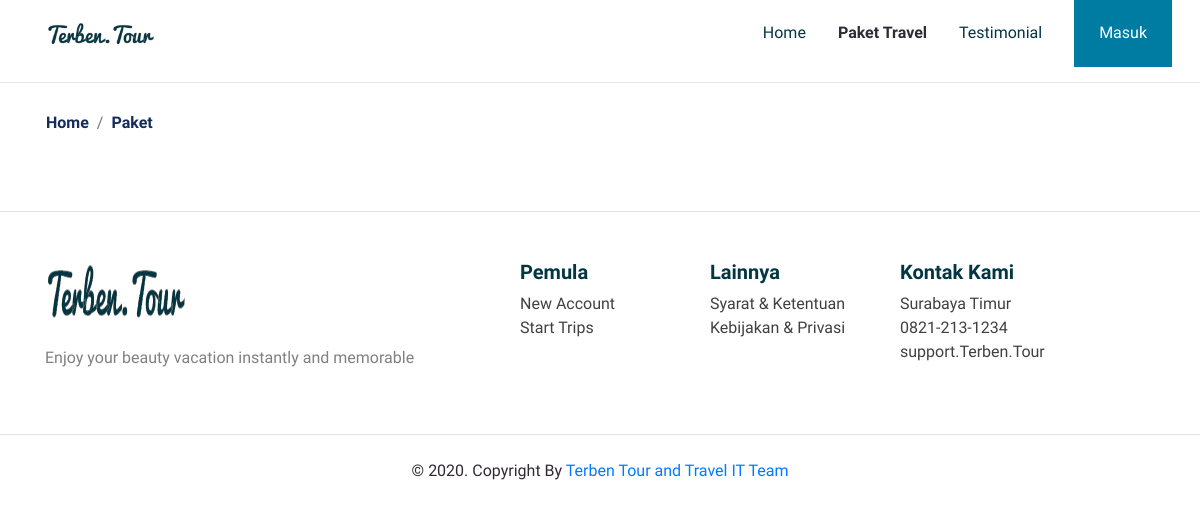
/Paket/Kategori/2, run on an earlier commit of the app's database.
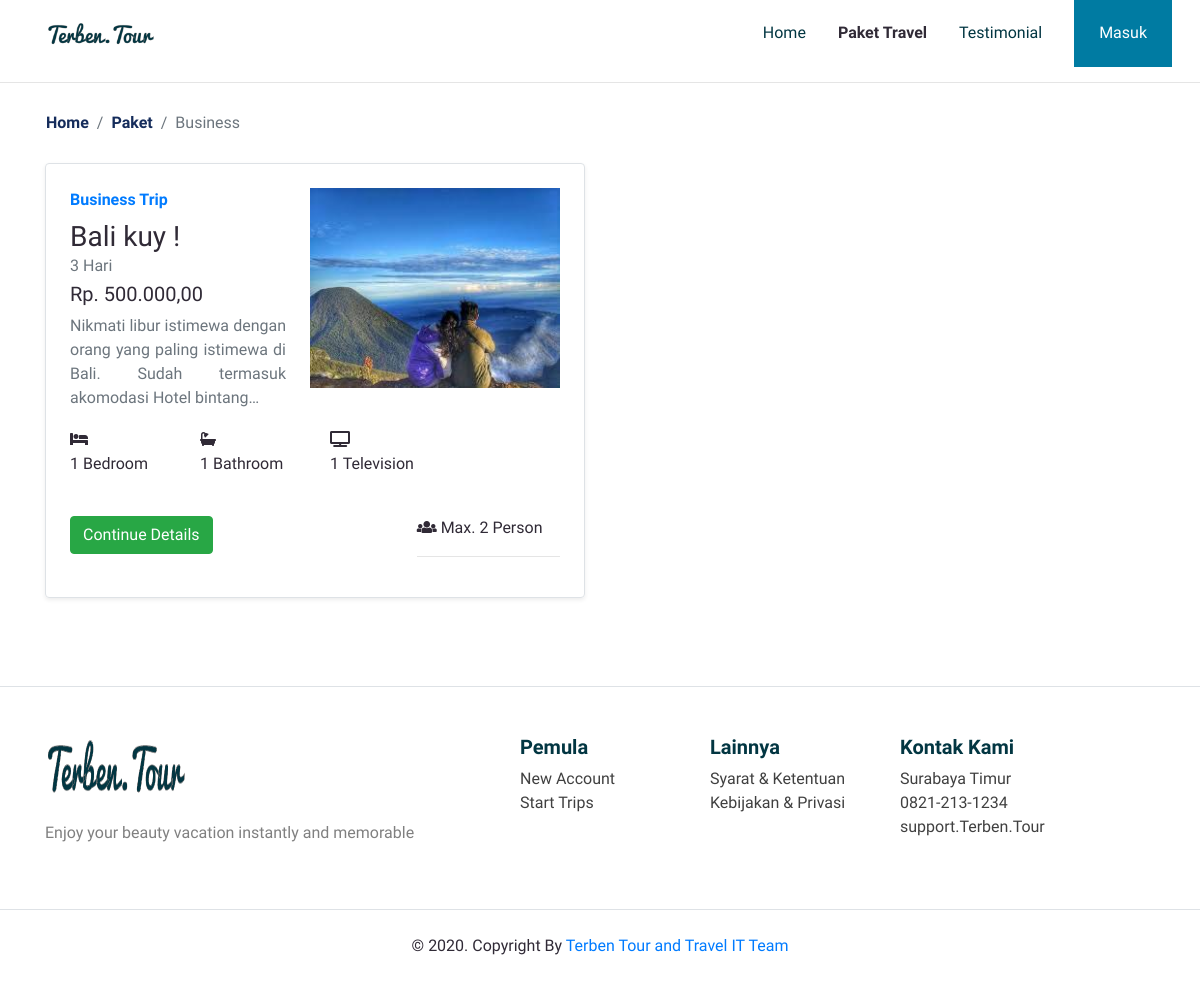
And on a later commit of the database.
### tables this page shows
CREATE TABLE `paket` (
  `paket_id` varchar(20) NOT NULL,
  `admin_id` int(11) NOT NULL,
  `kategori_id` int(11) NOT NULL,
  `img_paket` varchar(100) DEFAULT NULL,
  `judul` varchar(50) NOT NULL,
  `deskripsi` text NOT NULL,
  `max_person` int(10) NOT NULL,
  `durasi` varchar(50) NOT NULL,
  `harga` int(15) NOT NULL,
  `fas_bedroom` int(15) NOT NULL,
  `fas_bathroom` int(15) NOT NULL,
  `fas_tv` int(15) NOT NULL,
  `fas_inet` int(15) NOT NULL
);

### application/controllers/Paket.php (called while the page is built, shortened)
<?php
class Paket extends CI_Controller
{
    function __construct()
    {
      $this->load->model('M_Admin');
      $this->load->model('M_Kategori');
      $this->load->model('M_Paket');
    }
    function Kategori($kategori_id)
    {
      $data['paket'] = $this->M_Paket->getPaketKategori($kategori_id);
      $this->load->view('paket/byKategori',$data);
    }
}
 ?>

### index.php (called while the page is built, shortened)
<?php
require_once BASEPATH.'core/CodeIgniter.php';

### application/models/M_Paket.php (called while the page is built, shortened)
<?php
class M_Paket extends CI_Model
{
  function getPaketKategori($kategori_id){
  $paket = $this->db->get_where('paket',array('kategori_id'=>$kategori_id))
          ->result();
  return $paket;
  }
}
 ?>

### application/views/paket/byKategori.php (the view, shortened to what this page needs)
<!DOCTYPE html>
<html lang="en">
<head>
    <link rel="stylesheet" href="<?= base_url('assets\frontend\libraries\bootstrap\css\bootstrap.css') ?>">
    <link href="<?= base_url('assets\frontend\libraries\font-awesome-5\css\fontawesome-all.min.css') ?>" rel="stylesheet" media="all">
    <link rel="stylesheet" href="https://cdnjs.cloudflare.com/ajax/libs/font-awesome/4.7.0/css/font-awesome.min.css">
    <link rel="stylesheet" href="<?= base_url('assets\frontend\styles\main.css') ?>">
</head>
<body>
<?php $user_data = $this->session->userdata('user_data');  ?>
    <div class="container">
        <nav class="row navbar navbar-expand-lg navbar-light bg-white">
            <a href="" class="navbar-brand">
                <img src="<?= base_url('assets\frontend\images\Terben.Tour@2x.png')  ?>" alt="Logo TerbenTour">
            </a>
            <div class="collapse navbar-collapse" id="navM">
                <ul class="navbar-nav ml-auto mr-3">
                    <li class="nav-item mx-md-2">
                        <a href="<?= base_url('')  ?>" class="nav-link">Home</a>
                    </li>
                    <li class="nav-item mx-md-2">
                        <a href="#" class="nav-link  active">Paket Travel</a>
                    </li>
                    <li class="nav-item mx-md-2">
                        <a href="#" class="nav-link">Testimonial</a>
                    </li>
                </ul>
                <form class="from-inline my-2 my-lg-0 d-none d-md-block">
                    <?php
                    if (null !== $user_data) { ?>
                        <div class="dropdown">
                            <button class="btn btn-login btn-navbar-right my-2 my-sm-0 px-4"  type="button" data-toggle="dropdown">
                                <?= $user_data['email'] ?>
                                <i class="fa fa-angle-down ml-2 opacity-8"></i>
                            </button>
                            <div class="dropdown-menu">
                                <a class="dropdown-item" href="<?= base_url('User/Profile');  ?>">User Account</a>
                                <a class="dropdown-item" href="<?= base_url('User/editProfile');  ?>">Setting</a>
                                <div class="dropdown-divider"></div>
                                <a class="dropdown-item" href="#" onclick="location.href='<?= base_url('Login/logout'); ?>'" type="button">Logout</a>
                            </div>
                        </div>
                    <?php } else { ?>
                        <button class="btn btn-login btn-navbar-right my-2 my-sm-0 px-4" onclick="location.href='<?= base_url('Login'); ?>'" type="button">
                            Masuk
                        </button>
                    <?php } ?>
                </form>
            </div>
        </nav>
    </div>
	<hr>
    <section class="section-details-breadcrumb">
        <div class="container">
            <div class="row ">
                <nav aria-label="breadcrumb">
                    <ol class="breadcrumb">
                        <li class="breadcrumb-item"><a href="<?= base_url('')  ?>">Home</a></li>
                        <li class="breadcrumb-item active" aria-current="page"><a href="<?= base_url('Paket') ?>">Paket</a></li>
                        <?php
                        if (isset($paket[0]->kategori_id)) {
                          if ($paket[0]->kategori_id == 1) { ?>
                            <li class="breadcrumb-item active" aria-current="page">Exclusive</li>
                          <?php } elseif ($paket[0]->kategori_id == 2) { ?>
                            <li class="breadcrumb-item active" aria-current="page">Business</li>
                          <?php } elseif ($paket[0]->kategori_id == 3) { ?>
                            <li class="breadcrumb-item active" aria-current="page">Economic</li>
                          <?php } ?>
                        <?php } ?>
                    </ol>
                </nav>
            </div>
        </div>
    </section>
    <main>
        <section class="section-content-paket">
            <div class="container">
                <div class="row">
                  <?php foreach ($paket as $dataPaket) { ?>
                    <div class="col-lg-6 mb-3">
                        <div class="row no-gutters border rounded overflow-hidden flex-md-row mb-4 shadow-sm h-md-250 position-relative">
                            <div class="col pl-4 pt-4 d-flex flex-column position-static">
                                <strong class="d-inline-block mb-2 text-primary">
                                  <?php if ($dataPaket->kategori_id == 1) {
                                    echo "Exclusive";
                                  } elseif ($dataPaket->kategori_id == 2) {
                                    echo "Business";
                                  } else {
                                    echo "Economic";
                                  } ?>
                                   Trip
                                 </strong>
                                <h3 class="mb-0"><?= $dataPaket->judul  ?></h3>
                                <div class="mb-1 text-muted"><?= $dataPaket->durasi  ?> Hari</div>
                                <h5>Rp. <?= number_format($dataPaket->harga, 2, ',', '.')  ?></h5>
                                <p class="card-text mb-auto text-muted text-justify"><?= character_limiter(strip_tags($dataPaket->deskripsi),100) ?></p>
                            </div>
                            <div class="col-auto d-none d-lg-block p-4">
                                <img src="<?= base_url('/assets/frontend/images/admin/paket/'.$dataPaket->img_paket) ?>" alt="<?= $dataPaket->img_paket  ?>" style="width: 250px; height: 200px;">
                            </div>
                            <div class="col-lg-12 pl-4 pb-4 pr-4">
                                <div class="features row mt-3">
                                    <div class="col-md-3">
                                        <div class="description">
                                            <i class="fas fa-bed"></i>
                                            <p><?= $dataPaket->fas_bedroom ?> Bedroom</p>
                                        </div>
                                    </div>
                                    <div class="col-md-3 ">
                                        <div class="description">
                                            <i class="fas fa-bath"></i>
                                            <p><?= $dataPaket->fas_bathroom ?> Bathroom</p>
                                        </div>
                                    </div>
                                    <?php if ($dataPaket->fas_tv > 0) { ?>
                                      <div class="col-md-3 ">
                                          <div class="description">
                                              <i class="fas fa-tv"></i>
                                              <p><?= $dataPaket->fas_tv  ?> Television</p>
                                          </div>
                                      </div>
                                    <?php } ?>
                                </div>
                                <div class="features row mt-4">
                                  <div class="col-md-8">
                                    <button class="btn btn-success" onclick="location.href='<?= base_url('Paket/Detail/'.$dataPaket->paket_id); ?>'" type="button">
                                        Continue Details
                                    </button>
                                  </div>
                                  <div class="col-md-4 order-last">
                                    <div class="description">
                                      <i class="fas fa-users"></i> Max. <?= $dataPaket->max_person?> Person
                                      <hr>
                                    </div>
                                  </div>
                                </div>
                            </div>
                        </div>
                    </div>
                  <?php } ?>
                </div>
            </div>
        </section>
	</main>
	<?php require_once APPPATH."views/layout/layout.footer.php" ?>
</body>
</html>

### application/views/layout/layout.footer.php
<footer class="section-footer mt-5 mb-2 border-top">
	<div class="container pt-5 pb-5">
		<div class="row justify-content-center">
			<div class="col-12">
				<div class="row">
					<div class="logo-right col-12 col-lg-5">
						<img src="<?= base_url('assets\frontend\images\Terben.Tour.png')  ?>" alt="" height="500" width="100">
						<p>Enjoy your beauty vacation instantly and memorable</p>
					</div>
					<div class="col-12 col-lg-2">
						<h5 class="head-span"> Pemula</h5>
						<ul class="list-unstyled text-gray-500-font-weight-light">
							<li><a class="link-footer" href="<?= base_url('Login/Register')  ?>">New Account</a></li>
							<li><a class="link-footer" href="<?= base_url('Login')  ?>">Start Trips</a></li>
						</ul>
					</div>
					<div class=" col-12 col-lg-2">
						<h5 class="head-span">Lainnya</h5>
						<ul class="list-unstyled text-gray-500-font-weight-light">
							<li><a class="link-footer" href="<?= base_url('Login/privacypolicy')  ?>">Syarat & Ketentuan</a></li>
							<li><a class="link-footer" href="<?= base_url('Login/privacypolicy')  ?>">Kebijakan & Privasi</a></li>
						</ul>
					</div>
					<div class="col-12 col-lg-2">
						<h5 class="head-span">Kontak Kami</h5>
						<ul class="list-unstyled text-gray-500-font-weight-light">
							<li><a class="link-footer" href="<?= base_url('Login/support')  ?>">Surabaya Timur</a></li>
							<li><a class="link-footer" href="<?= base_url('Login/support')  ?>">0821-213-1234</a></li>
							<li><a class="link-footer" href="<?= base_url('Login/support')  ?>">support.Terben.Tour</a></li>
						</ul>
					</div>
				</div>
			</div>
		</div>
	</div>
	<div class="container-fluid">
		<div class="row border-top justify-content-center align-items-center pt-4">
			<div class="col-auto text-gray-500-font-weight-light">
				<p>&copy; <?php echo date('Y') ?>. Copyright By <a href="http://terben-tour.pmh.web.id" title="Terben Tour and Travel">Terben Tour and Travel IT Team</a></p>
			</div>
		</div>
	</div>
</footer>

### assets/frontend/styles/main.css (style rules this page uses)
body { background-color: #fff; font-family: 'Assistant', sans-serif; color: #302A36; }
.navbar-brand img { max-height: 40px; }
.navbar-light .navbar-nav .nav-link { color: #023642; }
.navbar-light .navbar-nav .nav-link.active { font-weight: bold; color: #302A36 !important; }
.btn-navbar-right { margin-top: -10px !important; margin-bottom: -10px !important; margin-right: -18px !important; height: 70px; border-radius: 0%; }
.btn-login { background-color: #007BA2; color: white; height: 67px !important; }
.section-footer .logo-right img { margin-top: -20px; height: 100px; width: 140px; margin-bottom: 6px; }
.section-footer .logo-right p { color: grey; }
.section-footer .head-span { color: #023642; font-weight: 650; }
.section-footer .link-footer { color: #404040; }
.section-details-breadcrumb .breadcrumb { background-color: transparent; }
.section-details-breadcrumb .breadcrumb .breadcrumb-item a { color: #152C5B; font-weight: 600; }

What changed in the data, as far as the page shows it:
added paket: shows "Business", judul "Bali kuy !", durasi "3", harga "500.000,00", deskripsi "Nikmati libur istimewa dengan orang yang paling istimewa di Bali. Sudah termasuk akomodasi Hotel bintang…", img_paket (picture), fas_bedroom "1", fas_bathroom "1", fas_tv "1", max_person "2"
Also different on the page:
text now shown: "Business"
